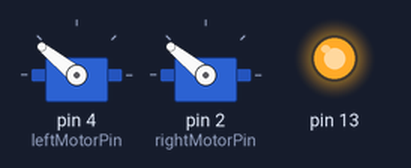
A sketch run on a simulated Arduino Uno, built with avr-gcc and run on an emulated ATmega328P. On the bench: 2 × servo, output pins drawn as LEDs (lit = HIGH).

Above: at 0.05 s.
At 1.95 s:
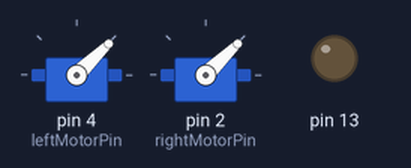
Timing chart, 0 to 4.6 s (numbered marks = the images above):
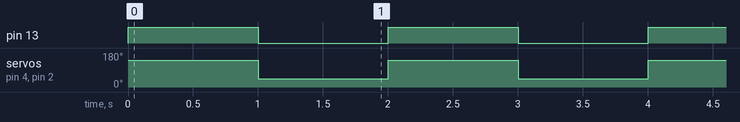

The sketch:

Motors.ino
```cpp
#include <Servo.h>

int leftMotorPin = 4;  // left motor pin
int rightMotorPin = 2; // right motor pin
Servo leftMotor;
Servo rightMotor;

void setup() {
  // put your setup code here, to run once:
  pinMode(leftMotorPin, OUTPUT);
  pinMode(rightMotorPin, OUTPUT);
  pinMode(13, OUTPUT);
  leftMotor.attach(leftMotorPin);
  rightMotor.attach(rightMotorPin);
}

void loop() {
  // put your main code here, to run repeatedly:
  leftMotorControl(100);
  rightMotorControl(100);
  digitalWrite(13, HIGH);
  delay(1000);
  leftMotorControl(-100);
  rightMotorControl(-100);
  digitalWrite(13, LOW);
  delay(1000);
}

int leftMotorControl(int value) {
  leftMotor.write(map(value, -100, 100, 1000, 2000));
}

int rightMotorControl(int value) {
  rightMotor.write(map(value, -100, 100, 1000, 2000));
}
```

Measured:
- by itself, pin 13: alternates HIGH for 1.0 s and LOW for 1.0 s
- by itself, servo on pin 4 (leftMotorPin), servo on pin 2 (rightMotorPin): alternates 141° for 1.0 s and 44° for 1.0 s
